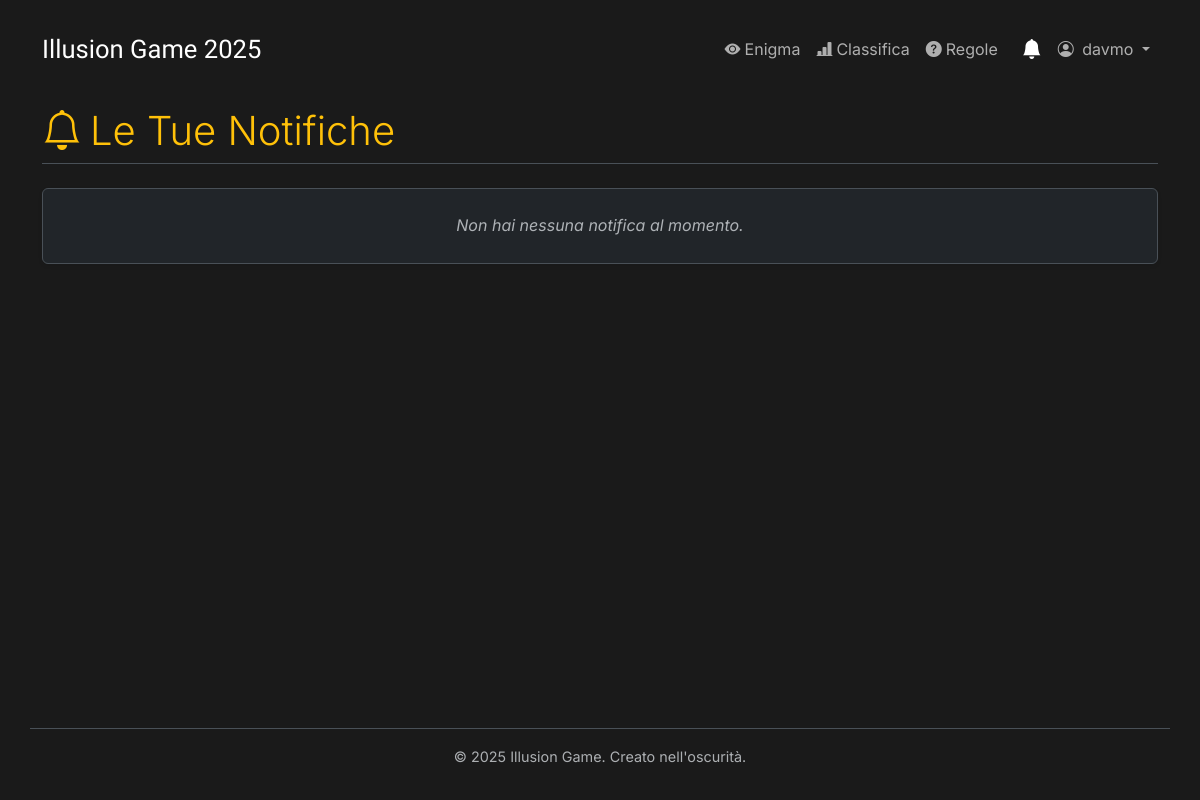
/notifiche/ (signed in), run on an earlier commit of the app's database.
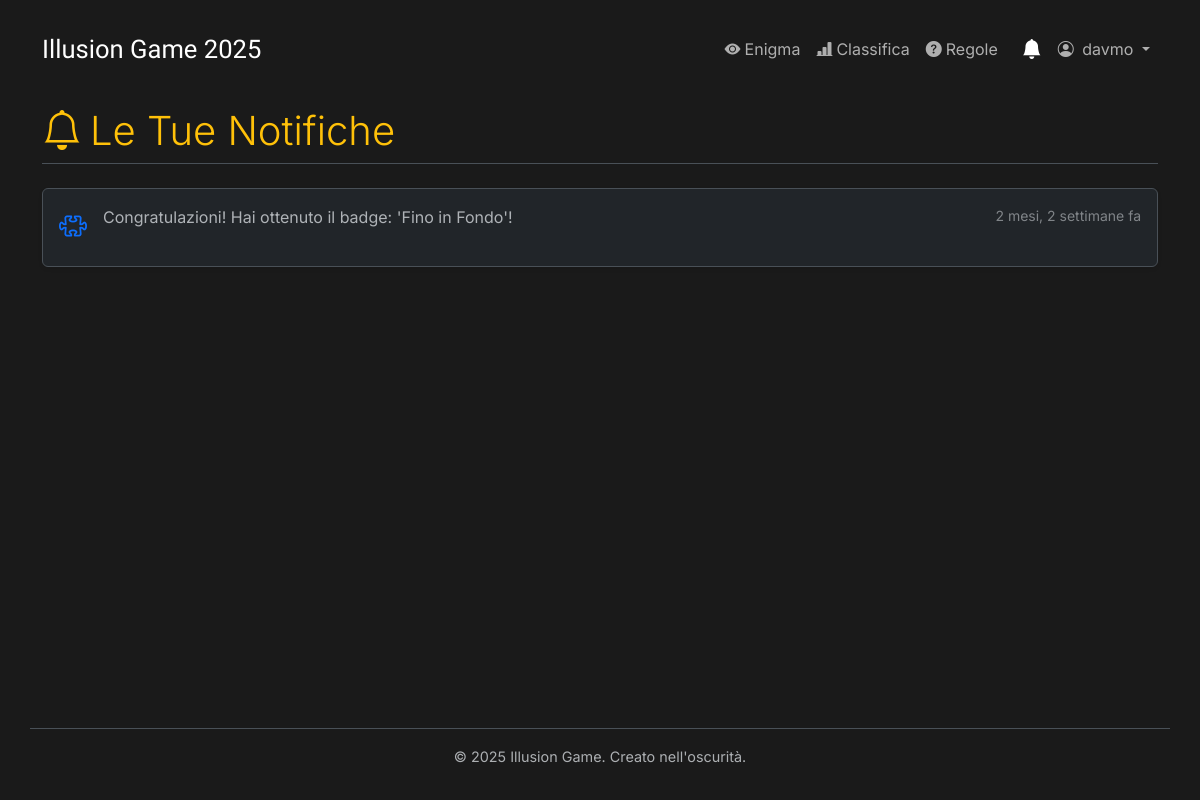
And on a later commit of the database.
### enigmas/models.py (models this page shows, shortened)
class Notifica(models.Model):
    utente = models.ForeignKey(User, on_delete=models.CASCADE, related_name='notifiche')
    messaggio = models.CharField(max_length=255)
    data_creazione = models.DateTimeField(auto_now_add=True)
    letta = models.BooleanField(default=False)
    url = models.CharField(max_length=255, blank=True, null=True)
    class Meta:
        ordering = ['-data_creazione']

### enigmas/views.py (the view)
# urls.py: path('notifiche/', views.lista_notifiche, name='lista_notifiche'),
@login_required
def lista_notifiche(request):
    notifiche = Notifica.objects.filter(utente=request.user)
    notifiche.filter(letta=False).update(letta=True)
    return render(request, 'enigmas/lista_notifiche.html', {'notifiche': notifiche})

### enigmas/context_processors.py (called while the page is built)
def unread_notifications_context(request):
    if request.user.is_authenticated:
        count = Notifica.objects.filter(utente=request.user, letta=False).count()
        return {'unread_notifications_count': count}
    return {}

### enigmas/templates/enigmas/lista_notifiche.html (shortened to what this page needs)
{% extends 'enigmas/base.html' %}
{% load static %}
{% block content %}
<h2 class="border-bottom pb-2 mb-4 display-6">
    <i class="bi bi-bell me-2"></i>Le Tue Notifiche
</h2>
<div class="list-group shadow-sm">
    {% for notifica in notifiche %}
        <a href="{{ notifica.link|default:'#' }}" class="list-group-item list-group-item-action d-flex gap-3 py-3 {% if not notifica.letta %}list-group-item-secondary fw-bold{% endif %}" aria-current="true">
            <span class="fs-3">
            {% if notifica.tipo_notifica == notifica.TIPO_NUOVO_ENIGMA %}
                <i class="bi bi-puzzle text-primary"></i>
            {% elif notifica.tipo_notifica == notifica.TIPO_BADGE_OTTENUTO %}
                <i class="bi bi-award text-warning"></i>
            {% else %}
                 <i class="bi bi-info-circle text-info"></i>
            {% endif %}
            </span>
            <div class="d-flex gap-2 w-100 justify-content-between">
                <div>
                    <p class="mb-0 opacity-75">{{ notifica.messaggio }}</p>
                </div>
                <small class="opacity-50 text-nowrap">{{ notifica.data_creazione|timesince }} fa</small>
            </div>
        </a>
    {% empty %}
        <div class="list-group-item">
            <p class="text-center text-body-secondary my-3"><em>Non hai nessuna notifica al momento.</em></p>
        </div>
    {% endfor %}
</div>
{% endblock %}

What changed in the data, as far as the page shows it:
added Notifica: messaggio "Congratulazioni! Hai ottenuto il badge: 'Fino in Fondo'!", data_creazione "2 mesi, 2 settimane"
Also different on the page:
text no longer shown: "Non hai nessuna notifica al momento."
